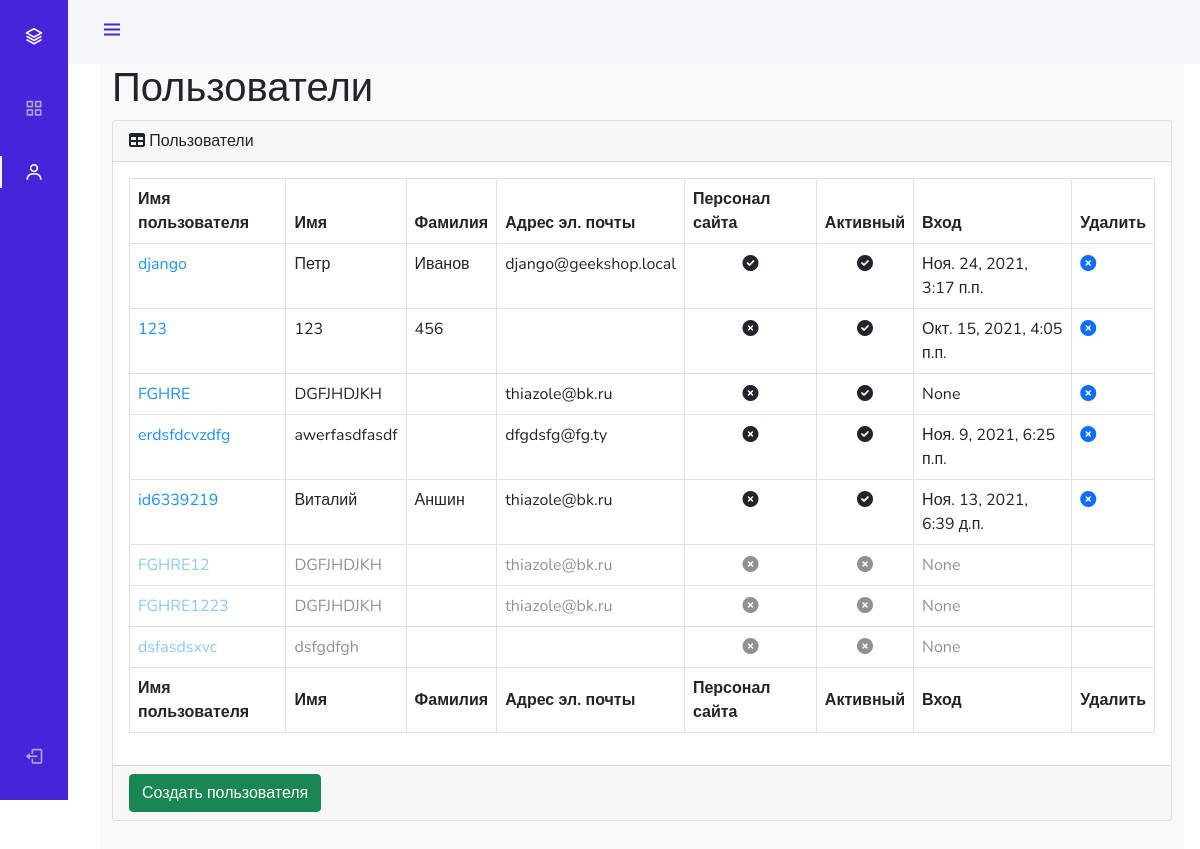
Screenshot of /admin_staff/users/read/ (signed in) with the database file from the repository.
### authapp/models.py (models this page shows, shortened)
class ShopUser(AbstractUser):
    avatar = models.ImageField(upload_to='users_avatars', blank=True)
    age = models.PositiveIntegerField(verbose_name='возраст', default=18)
    activation_key = models.CharField(max_length=128, blank=True)
    activation_key_expires = models.DateTimeField(default=(now() + timedelta(hours=48)))

### adminapp/views.py (the view)
# urls.py: path('users/read/', adminapp.UsersListView.as_view(), name='users'),
class UsersListView(ListView):
    model = ShopUser
    template_name = 'adminapp/users.html'
    context_object_name = 'objects'
    def get_context_data(self, *, object_list=None, **kwargs):
        context = super(UsersListView, self).get_context_data()
        context['title'] = 'админка/пользователи'
        return context
    def get_queryset(self):
        return ShopUser.objects.all().order_by('-is_active', '-is_superuser', '-is_staff', 'username')
    @method_decorator(user_passes_test(lambda u: u.is_superuser))
    def dispatch(self, *args, **kwargs):
        return super().dispatch(*args, **kwargs)

### mainapp/context_processor.py (called while the page is built)
def basket(request):
    print(f'context processor basket works')
    basket = []
    if request.user.is_authenticated:
        basket = Basket.objects.filter(user=request.user)
    return {'basket': basket, }

### adminapp/templates/adminapp/users.html
{% extends 'adminapp/base.html' %}
{% load static %}
{% block content %}
<main>
    <div class="container-fluid">
        <h1 class="mt-4">Пользователи</h1>
        <div class="card mb-4">
            <div class="card-header">
                <i class="fas fa-table mr-1"></i>
                Пользователи
            </div>
            <div class="card-body">
                <div class="table-responsive">
                    <table class="table table-bordered" id="dataTable" width="100%" cellspacing="0">
                        <thead>
                        <tr>
                            <th>Имя пользователя</th>
                            <th>Имя</th>
                            <th>Фамилия</th>
                            <th>Адрес эл. почты</th>
                            <th>Персонал сайта</th>
                            <th>Активный</th>
                            <th>Вход</th>
                            <th>Удалить</th>
                        </tr>
                        </thead>
                        <tfoot>
                        <tr>
                            <th>Имя пользователя</th>
                            <th>Имя</th>
                            <th>Фамилия</th>
                            <th>Адрес эл. почты</th>
                            <th>Персонал сайта</th>
                            <th>Активный</th>
                            <th>Вход</th>
                            <th>Удалить</th>
                        </tr>
                        </tfoot>
                        <tbody>
                        {% for user in objects %}
                            <tr {% if not user.is_active %} style="opacity: 0.5;" {% endif %}>
                                <td><a href="{% url 'admin_staff:user_update' user.id %}" style="color: dodgerblue">{{ user.username }}</a></td>
                                <td>{{ user.first_name }}</td>
                                <td>{{ user.last_name }}</td>
                                <td>{{ user.email }}</td>
                                <td class="text-center">
                                    {% if user.is_staff %}
                                        <i class="fa fa-check-circle"></i>
                                    {% else %}
                                        <i class="fa fa-times-circle"></i>
                                    {% endif %}
                                </td>
                                <td class="text-center">
                                    {% if user.is_active %}
                                        <i class="fa fa-check-circle"></i>
                                    {% else %}
                                        <i class="fa fa-times-circle"></i>
                                    {% endif %}
                                </td>
                                <td>{{ user.last_login }}</td>
                                <td>
                                    <a {% if not user.is_active %} class="invisible" {% endif %} href="{% url 'admin_staff:user_delete' pk=user.id %}">
                                        <i class="fa fa-times-circle"></i>
                                    </a>
                                </td>
                            </tr>
                        {% endfor %}
                        </tbody>
                    </table>
                </div>
            </div>
            <div class="card-footer">
                <a href="{% url 'adminapp:user_create' %}">
                    <button class="btn btn-success">Создать пользователя</button>
                </a>
            </div>
        </div>
    </div>
</main>
{% endblock %}

### adminapp/static/adminapp/css/style.css (style rules this page uses)
:root { --header-height: 3rem; --nav-width: 68px; --first-color: #4723D9; --first-color-light: #AFA5D9; --white-color: #F7F6FB; --body-font: 'Nunito', sans-serif; --normal-font-size: 1rem; --z-fixed: 100 }
body { position: relative; margin: var(--header-height) 0 0 0; padding: 0 1rem; font-family: var(--body-font); font-size: var(--normal-font-size); transition: .5s }
a { text-decoration: none }
@media screen and (min-width: 768px) { body { margin: calc(var(--header-height) + 1rem) 0 0 0; padding-left: calc(var(--nav-width) + 2rem) } }

### rows the page displays
ShopUser: username "django", first_name "Петр", last_name "Иванов", email "django@geekshop.local", is_staff True (drawn), is_active True (drawn), last_login "Ноя. 24, 2021, 3:17 п.п."
ShopUser: username "123", first_name "123", last_name "456", is_staff False (drawn), is_active True (drawn), last_login "Окт. 15, 2021, 4:05 п.п."
ShopUser: username "FGHRE", first_name "DGFJHDJKH", email "thiazole@bk.ru", is_staff False (drawn), is_active True (drawn), last_login "None"
ShopUser: username "erdsfdcvzdfg", first_name "awerfasdfasdf", email "dfgdsfg@fg.ty", is_staff False (drawn), is_active True (drawn), last_login "Ноя. 9, 2021, 6:25 п.п."
ShopUser: username "id6339219", first_name "Виталий", last_name "Аншин", email "thiazole@bk.ru", is_staff False (drawn), is_active True (drawn), last_login "Ноя. 13, 2021, 6:39 д.п."
ShopUser: username "FGHRE12", first_name "DGFJHDJKH", email "thiazole@bk.ru", is_staff False (drawn), is_active False (drawn), last_login "None"
ShopUser: username "FGHRE1223", first_name "DGFJHDJKH", email "thiazole@bk.ru", is_staff False (drawn), is_active False (drawn), last_login "None"
ShopUser: username "dsfasdsxvc", first_name "dsfgdfgh", is_staff False (drawn), is_active False (drawn), last_login "None"
